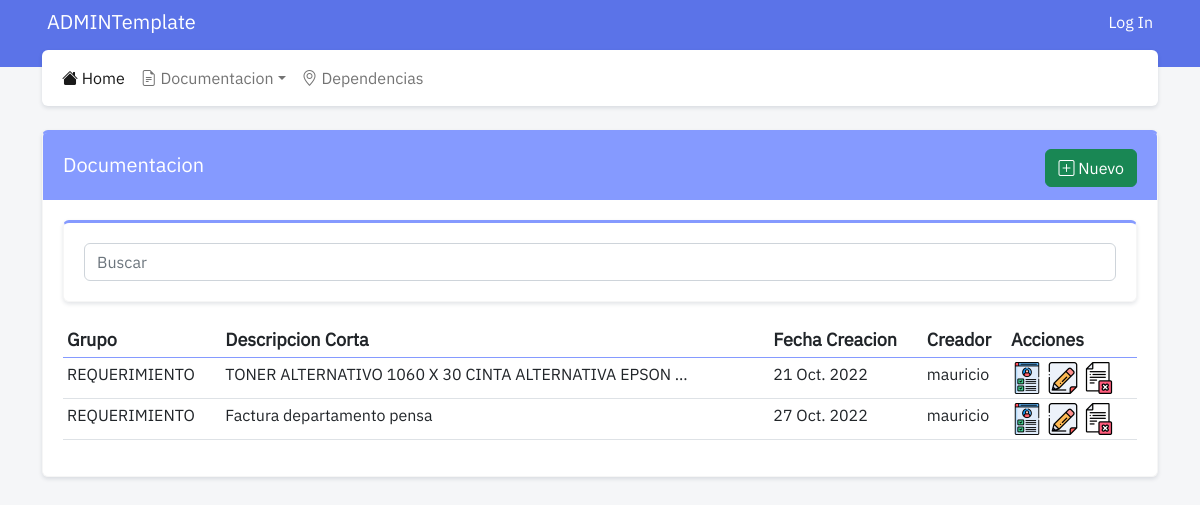
Before: / with the older database file.
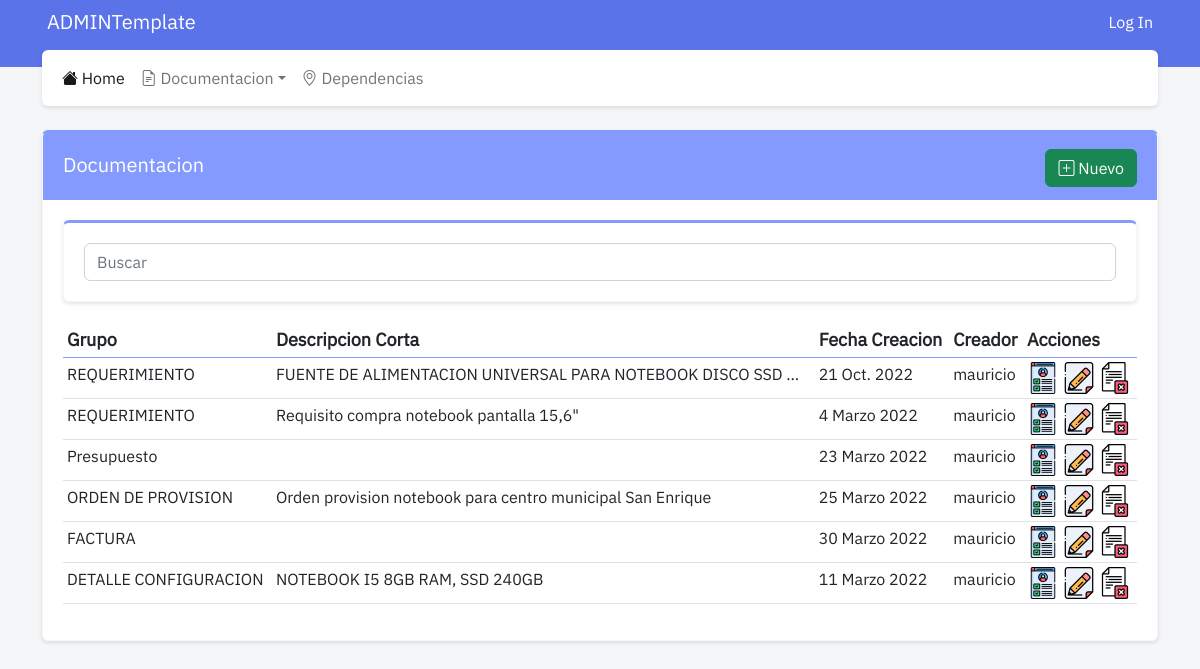
After: the same page with the newer database file.
### documentacion/models.py (models this page shows, shortened)
class Documento(models.Model):
    usuario = models.ForeignKey(User, on_delete=models.RESTRICT, related_name="usuario_documento")
    estado = models.ForeignKey(Estado, on_delete=models.RESTRICT, related_name="estado_documento")
    fecha = models.DateField("Fecha", auto_now=False, auto_now_add=False)
    codigo = models.CharField("Codigo", max_length= 50, blank=True)
    grupo = models.ForeignKey(Grupo, on_delete=models.RESTRICT, related_name="grupo_documento")
    descripcion = models.TextField("Descripcion", blank=True)
    iniciador = models.ForeignKey(Dependencia, on_delete=models.RESTRICT, related_name="iniciador_documento")
    destino = models.ForeignKey(Dependencia, on_delete=models.RESTRICT, related_name="destino_documento")
    observaciones = models.TextField("Observaciones", blank=True)
    tags = models.TextField("TAGS", blank=True)
    documento = models.FileField('Documento', upload_to ="documentos/", null=False, blank=False, validators=[FileExtensionValidator(['pdf', 'jpg', 'png', 'doc', 'docx', 'xlsx'])])

class Grupo(models.Model):
    grupo = models.CharField("Grupo", max_length = 80)
    def __str__(self):
        return self.grupo

### documentacion/views.py (the view)
# urls.py: path('', views.index, name="dependencias_index"),
def index(request):
    if request.method == 'POST':
        query = request.POST['query']
        documentos = Documento.objects.filter( Q(estado__estado__icontains = query) | Q(fecha__icontains = query) | Q(codigo__icontains = query) | Q(grupo__grupo__icontains = query) | Q(iniciador__nombre__icontains = query) | Q(destino__nombre__icontains = query) | Q(tags__icontains = query) )[:50]
    else:
        documentos = Documento.objects.all()[:50]
    context = {
        'documentos': documentos
    }
    return render(request, 'documentacion_index.html', context)

### documentacion/templates/documentacion_index.html (shortened to what this page needs)
{% extends 'base.html' %}
{% load static %}
{% block content %}
<div class="card">
    <div class="card-header header-tematico">
        <div class="float-start">
            <h4 class="card-header-title">Documentacion</h4>
        </div>
        <div class="float-end">
            <a href="{% url 'documentacion_create' %}" style="margin-top: 4px;" class="btn btn-success"><i class="bi bi-plus-square"></i> Nuevo</a>
        </div>
    </div>
    <div class="card-body">
        <div class="card">
            <div class="card-body">
                <form action="#" method="POST">
                    <input name="query" class="form-control" placeholder="Buscar" autofocus="autofocus">
                </form>
            </div>
        </div>
        <div class="table-responsive-md">
            <table class="table table-sm table-hover ">
                <thead>
                    <tr>
                        <th>Grupo</th>
                        <th>Descripcion Corta</th>
                        <th>Fecha Creacion</th>
                        <th>Creador</th>
                        <th>Acciones</th>
                    </tr>
                </thead>
                <tbody>
                    {% for documento in documentos %}
                    <tr>
                        <td>{{documento.grupo}}</td>
                        <td>{{documento.descripcion|truncatewords:8}}</td>
                        <td>{{documento.fecha}}</td>
                        <td>{{documento.usuario}}</td>
                        <td><a href="{% url 'documentacion_show' documento.id %}"><img src="static/assets/iconos/show.png" width="32" height="32"></a>
                            <a href="{% url 'documentacion_update' documento.id %}"><img src="static/assets/iconos/edit.png" width="32" height="32"></a>
                            <a href="{% url 'documentacion_delete' documento.id %}"><img src="static/assets/iconos/delete.png" width="32" height="32"></a></td>
                    </tr>
                    {% endfor %}
                </tbody>
            </table>
        </div>
    </div>
</div>
{% endblock content %}

### templates/base.html (shortened to what this page needs)
{% load static %}
<!doctype html>
<html lang="en">
  <head>
    <link rel="stylesheet" href="{% static 'css/bootstrap.min.css' %}">
    <link rel="stylesheet" href="{% static 'css/style.css' %}">
    <link rel="stylesheet" href="https://cdn.jsdelivr.net/npm/bootstrap-icons@1.9.1/font/bootstrap-icons.css">
    <link rel="stylesheet" href="{% static 'css/boxicons.min.css' %}">
    <link rel="stylesheet" href="{% static 'plugins/select2/select2.min.css' %}">
    <link rel="stylesheet" href="https://cdn.jsdelivr.net/npm/select2-bootstrap-5-theme@1.3.0/dist/select2-bootstrap-5-theme.min.css" />
  </head>
  <body>
    <div class="container-fuid top-bar">
        <div class="container">
            <div class="row">
                <div class="col-lg-3 col-sm-12">
                    <h5 class="logo">ADMINTemplate</h5>
                </div>
                <div class="col-lg-6">
                </div>
                <div class="col-lg-3">
                    <a class="float-end login" href="#">Log In</a>
                </div>
            </div>
        </div>
    </div>
    <div class="container mt-2">
    {% include 'navbar.html' %}
    </div>
    <div class="container-fuid">
        <div class="container mt-4">
            {% block content %}
            {% endblock content %}
        </div>
    </div>
  </body>
</html>

### templates/navbar.html (shortened to what this page needs)
{% load static %}
<nav class="navbar navbar-expand-lg  nav-bar-index">
    <div class="container-fluid">
        <div class="collapse navbar-collapse" id="navbarSupportedContent">
        <ul class="navbar-nav me-auto mb-2 mb-lg-0">
            <li class="nav-item">
            <a class="nav-link active" aria-current="page" href="{% url 'documentacion_index' %}"><i class="bi bi-house-fill"></i> Home</a>
            </li>
            <li class="nav-item dropdown">
                <a class="nav-link dropdown-toggle" href="#" role="button" data-bs-toggle="dropdown" aria-expanded="false"><i class="bi bi-file-earmark-text"></i> Documentacion</a>
            </li>
            <li class="nav-item">
                <a class="nav-link" aria-current="page" href="{% url 'dependencias_index' %}"><i class="bi bi-geo-alt"></i> Dependencias</a>
            </li>
        </ul>
        </div>
    </div>
    </nav>

### static/css/style.css (style rules this page uses)
:root { --radio: 0.375rem; --table-hover-bg-color: #cfe2ff; --table-hover-color: #084298; --color-tematico-principal: #859aff; }
html * { font-family: ibm-regular !important; }
.top-bar { background-color: #5b73e8; top: 0; right: 0; left: 0%; padding-bottom: 25px; z-index: 1002; }
.nav-bar-index { margin-top: -25px; z-index: 1050; border-radius: var(--radio); background-color: white; box-shadow: 0 2px 4px rgba(15,34,58,.12); }
.logo { margin-left: 5px; margin-top: 10px; color: white; }
.login { margin-top: 10px; color: white; margin-right: 5px; text-decoration: none; }
body { background-color: #f5f6f8; }
.card { margin-bottom: 1.25rem; -webkit-box-shadow: 0 2px 4px rgba(15,34,58,.12); box-shadow: 0 2px 4px rgba(15,34,58,.12); --bs-card-spacer-y: 1.25rem; --bs-card-spacer-x: 1.25rem; --bs-card-title-spacer-y: 0.5rem; --bs-card-border-width: 1px; --bs-card-border-color: #f6f6f6; --bs-card-border-radius: 0.25rem; --bs-card-inner-border-radius: 0.25rem; --bs-card-cap-padding-y: 0.75rem; --bs-card-cap-padding-x: 1.25rem; --bs-card-cap-bg: rgba(0, 0, 0, 0.03); --bs-card-bg: #fff; --bs-card-img-overlay-padding: 1rem; --bs-card-group-margin: 0.625rem; position: relative; flex-direction: column; min-width: 0; height: var(--bs-card-height); word-wrap: break-word; background-color: var(--bs-card-bg); background-clip: border-box; border: var(--bs-card-border-width) solid var(--bs-card-border-color); border-radius: var(--radio); margin-bottom: 1.25rem; border-top: 3px solid var(--color-tematico-principal); }
.card-header { border-bottom: 1px solid var(--color-tematico-principal); }
.card-body { -webkit-box-flex: 1; -ms-flex: 1 1 auto; flex: 1 1 auto; padding: var(--bs-card-spacer-y) var(--bs-card-spacer-x); color: var(--bs-card-color); }
.header-tematico { color: white; background-color: var(--color-tematico-principal); }
.card-header-title { font-size: 20px; margin-top: 7.5px; }
th { border-bottom: 2px solid #859aff; font-size: 18px; }

Changed rows visible on the page:
removed Documento: grupo "REQUERIMIENTO", descripcion "Factura departamento pensa", fecha "27 Oct. 2022", usuario "mauricio"
changed Documento: descripcion "TONER ALTERNATIVO 1060 X 30 CINTA ALTERNATIVA EPSON …" → "FUENTE DE ALIMENTACION UNIVERSAL PARA NOTEBOOK DISCO SSD …"
added Documento: grupo "REQUERIMIENTO", descripcion "Requisito compra notebook pantalla 15,6\"", fecha "4 Marzo 2022", usuario "mauricio"
added Documento: grupo "Presupuesto", fecha "23 Marzo 2022", usuario "mauricio"
added Documento: grupo "ORDEN DE PROVISION", descripcion "Orden provision notebook para centro municipal San Enrique", fecha "25 Marzo 2022", usuario "mauricio"
added Documento: grupo "FACTURA", fecha "30 Marzo 2022", usuario "mauricio"
added Documento: grupo "DETALLE CONFIGURACION", descripcion "NOTEBOOK I5 8GB RAM, SSD 240GB", fecha "11 Marzo 2022", usuario "mauricio"
